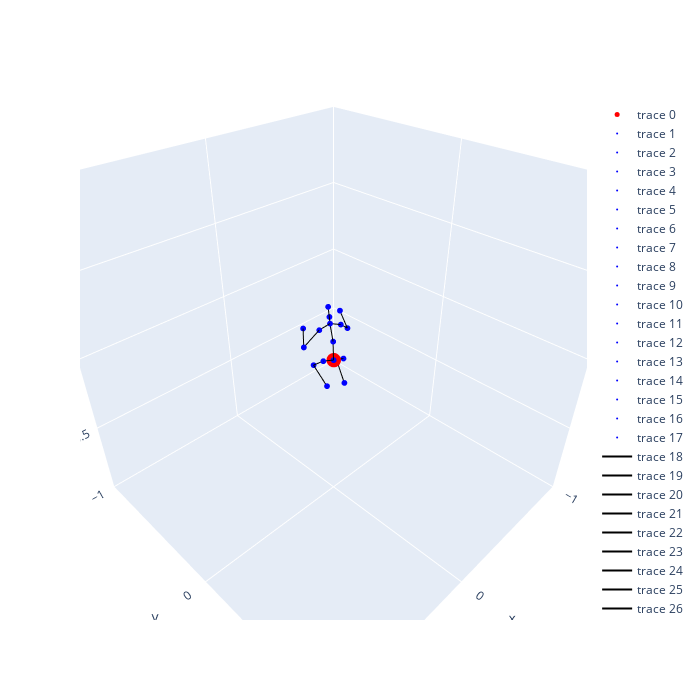

Notebook code for this chart:
### Code cell
# result
aihub_3d = copy.deepcopy(output)
pos = copy.deepcopy(aihub_3d)
points_aihub_3d = {}
for i, p in enumerate(pos):
    #print(i, h36m_keypoints[i], p)
    points_aihub_3d[h36m_keypoints[i]] = np.array([p[0], p[2], -p[1]]) #np.array([p[0], p[1], p[2]])  #np.array([p[0], -p[2], p[1]])
pos_vector = pos.reshape(-1) # (51,)
total_min, total_max = pos_vector.min(), pos_vector.max()
print("total min: ", total_min,
      "total max: ", total_max)

fig = draw_skeleton(points_aihub_3d, h36m_connections)
fig.show()

### Figure 1 — Plotly figure (JSON) as saved in the notebook; plotly's stock layout.template omitted (floating-point values rounded to 4 significant figures)
{"data": [{"marker": {"color": "red", "size": 5}, "mode": "markers", "type": "scatter3d", "x": [0], "y": [0], "z": [0]}, {"marker": {"color": "blue", "size": 2}, "mode": "markers", "type": "scatter3d", "x": [0.0002132], "y": [0.0004646], "z": [-4.5e-05]}, {"marker": {"color": "blue", "size": 2}, "mode": "markers", "type": "scatter3d", "x": [-0.04761], "y": [0.0298], "z": [0.0014]}, {"marker": {"color": "blue", "size": 2}, "mode": "markers", "type": "scatter3d", "x": [-0.1347], "y": [-0.117], "z": [-0.1063]}, {"marker": {"color": "blue", "size": 2}, "mode": "markers", "type": "scatter3d", "x": [-0.06719], "y": [0.0203], "z": [-0.184]}, {"marker": {"color": "blue", "size": 2}, "mode": "markers", "type": "scatter3d", "x": [0.04915], "y": [-0.03052], "z": [0.001869]}, {"marker": {"color": "blue", "size": 2}, "mode": "markers", "type": "scatter3d", "x": [0.00531], "y": [-0.1578], "z": [-0.1122]}, {"marker": {"color": "blue", "size": 2}, "mode": "markers", "type": "scatter3d", "x": [0.05416], "y": [0.001957], "z": [-0.1513]}, {"marker": {"color": "blue", "size": 2}, "mode": "markers", "type": "scatter3d", "x": [-0.02392], "y": [-0.02736], "z": [0.09811]}, {"marker": {"color": "blue", "size": 2}, "mode": "markers", "type": "scatter3d", "x": [-0.04316], "y": [-0.07065], "z": [0.1862]}, {"marker": {"color": "blue", "size": 2}, "mode": "markers", "type": "scatter3d", "x": [-0.07809], "y": [-0.1107], "z": [0.1969]}, {"marker": {"color": "blue", "size": 2}, "mode": "markers", "type": "scatter3d", "x": [-0.07103], "y": [-0.1132], "z": [0.2629]}, {"marker": {"color": "blue", "size": 2}, "mode": "markers", "type": "scatter3d", "x": [0.03125], "y": [-0.07801], "z": [0.1742]}, {"marker": {"color": "blue", "size": 2}, "mode": "markers", "type": "scatter3d", "x": [0.1474], "y": [-0.07775], "z": [0.1174]}, {"marker": {"color": "blue", "size": 2}, "mode": "markers", "type": "scatter3d", "x": [0.09074], "y": [-0.1414], "z": [0.1831]}, {"marker": {"color": "blue", "size": 2}, "mode": "markers", "type": "scatter3d", "x": [-0.1039], "y": [-0.04769], "z": [0.1635]}, {"marker": {"color": "blue", "size": 2}, "mode": "markers", "type": "scatter3d", "x": [-0.1712], "y": [-0.06085], "z": [0.1042]}, {"marker": {"color": "blue", "size": 2}, "mode": "markers", "type": "scatter3d", "x": [-0.1696], "y": [-0.1192], "z": [0.1946]}, {"line": {"color": "black"}, "mode": "lines", "type": "scatter3d", "x": [0.0002132, -0.04761], "y": [0.0004646, 0.0298], "z": [-4.5e-05, 0.0014]}, {"line": {"color": "black"}, "mode": "lines", "type": "scatter3d", "x": [0.0002132, 0.04915], "y": [0.0004646, -0.03052], "z": [-4.5e-05, 0.001869]}, {"line": {"color": "black"}, "mode": "lines", "type": "scatter3d", "x": [0.0002132, -0.02392], "y": [0.0004646, -0.02736], "z": [-4.5e-05, 0.09811]}, {"line": {"color": "black"}, "mode": "lines", "type": "scatter3d", "x": [-0.04761, -0.1347], "y": [0.0298, -0.117], "z": [0.0014, -0.1063]}, {"line": {"color": "black"}, "mode": "lines", "type": "scatter3d", "x": [-0.1347, -0.06719], "y": [-0.117, 0.0203], "z": [-0.1063, -0.184]}, {"line": {"color": "black"}, "mode": "lines", "type": "scatter3d", "x": [0.04915, 0.00531], "y": [-0.03052, -0.1578], "z": [0.001869, -0.1122]}, {"line": {"color": "black"}, "mode": "lines", "type": "scatter3d", "x": [0.00531, 0.05416], "y": [-0.1578, 0.001957], "z": [-0.1122, -0.1513]}, {"line": {"color": "black"}, "mode": "lines", "type": "scatter3d", "x": [-0.02392, -0.04316], "y": [-0.02736, -0.07065], "z": [0.09811, 0.1862]}, {"line": {"color": "black"}, "mode": "lines", "type": "scatter3d", "x": [-0.04316, -0.07809], "y": [-0.07065, -0.1107], "z": [0.1862, 0.1969]}, {"line": {"color": "black"}, "mode": "lines", "type": "scatter3d", "x": [-0.07809, -0.07103], "y": [-0.1107, -0.1132], "z": [0.1969, 0.2629]}, {"line": {"color": "black"}, "mode": "lines", "type": "scatter3d", "x": [-0.04316, -0.1039], "y": [-0.07065, -0.04769], "z": [0.1862, 0.1635]}, {"line": {"color": "black"}, "mode": "lines", "type": "scatter3d", "x": [-0.1039, -0.1712], "y": [-0.04769, -0.06085], "z": [0.1635, 0.1042]}, {"line": {"color": "black"}, "mode": "lines", "type": "scatter3d", "x": [-0.1712, -0.1696], "y": [-0.06085, -0.1192], "z": [0.1042, 0.1946]}, {"line": {"color": "black"}, "mode": "lines", "type": "scatter3d", "x": [-0.04316, 0.03125], "y": [-0.07065, -0.07801], "z": [0.1862, 0.1742]}, {"line": {"color": "black"}, "mode": "lines", "type": "scatter3d", "x": [0.03125, 0.1474], "y": [-0.07801, -0.07775], "z": [0.1742, 0.1174]}, {"line": {"color": "black"}, "mode": "lines", "type": "scatter3d", "x": [0.1474, 0.09074], "y": [-0.07775, -0.1414], "z": [0.1174, 0.1831]}], "layout": {"autosize": false, "height": 700, "scene": {"aspectratio": {"x": 1, "y": 1, "z": 1}, "camera": {"eye": {"x": 1, "y": 1, "z": 1}}, "xaxis": {"range": [-1, 1]}, "yaxis": {"range": [-1, 1]}, "zaxis": {"range": [-1, 1]}}, "width": 700}}
